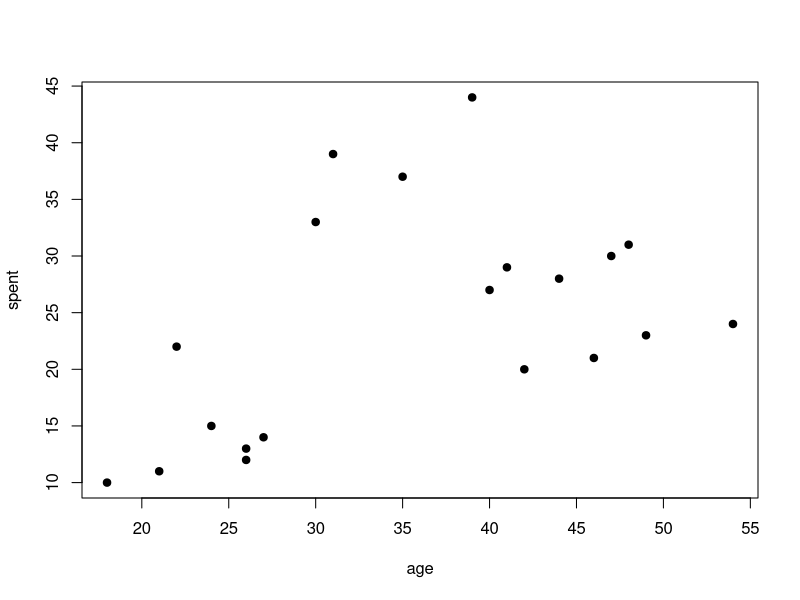
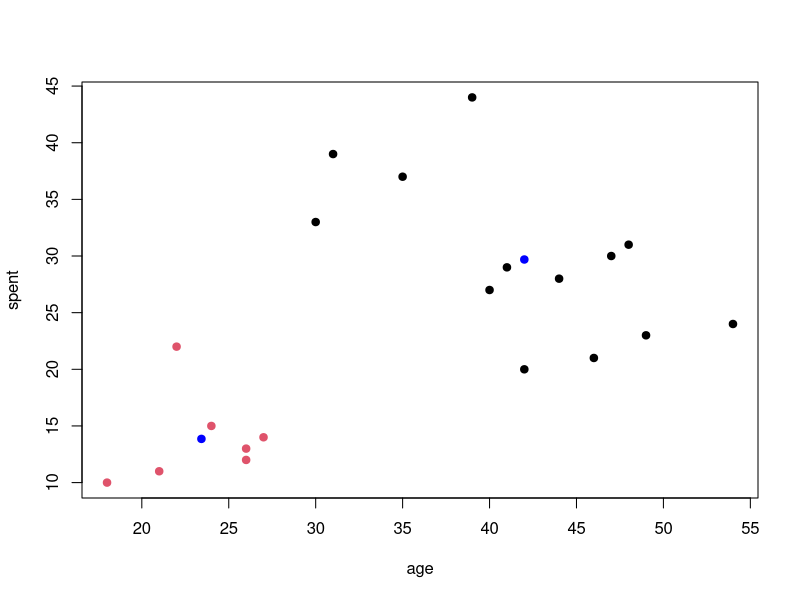
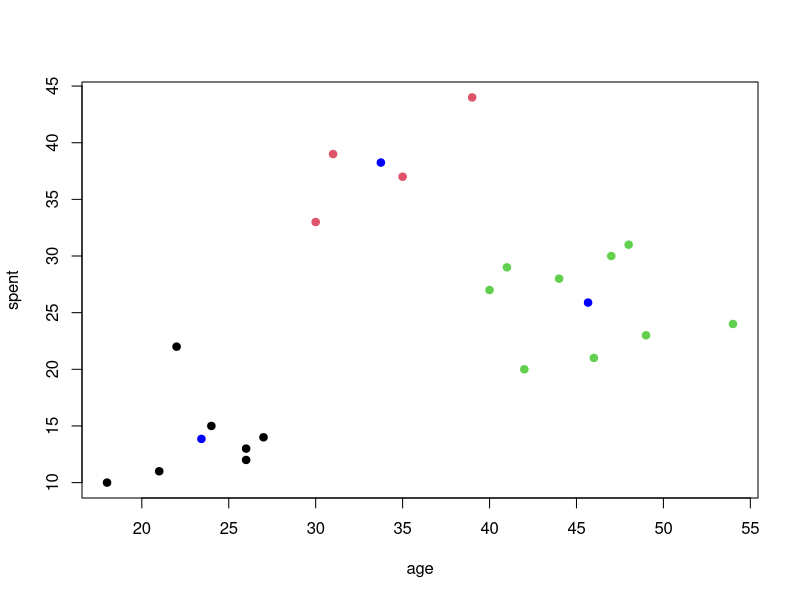

Write R code to recreate these figures, in order.
## ---- chunk 1
options("scipen"=100, "digits"=4)
if(!require("readr")) install.packages("readr")
if(!require("Metrics")) install.packages("Metrics")
library("Metrics")
library("readr")
## ---- chunk 2
age = c(18, 21, 22, 24, 26, 26, 27, 30, 31, 35, 39, 40, 41, 42, 44, 46, 47, 48, 49, 54)
spent= c(10, 11, 22, 15, 12, 13, 14, 33, 39, 37, 44, 27, 29, 20, 28, 21, 30, 31, 23, 24)
plot(age, spent, pch=19)
## ---- chunk 3
df <- data.frame(age = age, spent=spent)
str(df)
## ---- chunk 4
head(df)
## ---- chunk 5
set.seed(2)
model<-kmeans(df,2, nstart=20)
## ---- chunk 6
plot(age, spent, col=model$cluster, pch=19)
points(model$centers, pch=19, col="blue")
## ---- chunk 7
df$cluster <- model$cluster
print(df)
## ---- chunk 8
set.seed(3)
model<-kmeans(df,3, nstart=20)
## ---- chunk 9
plot(age, spent, col=model$cluster, pch=19)
points(model$centers, pch=19, col="blue")
## ---- chunk 10
df$cluster <- model$cluster
print(df)
